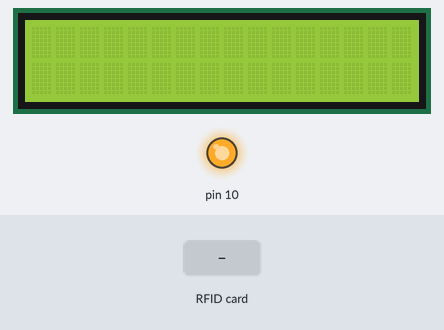
A sketch run on a simulated Arduino Uno, built with avr-gcc and run on an emulated ATmega328P. Parts: 16×2 character LCD, output pins drawn as LEDs (lit = HIGH). Inputs (shaded band) come from the test bench. What the sketch prints to the serial monitor is not drawn.

Above: at 1.3 s.
1.4 s: RFID card 32 F2 B8 1E held to the reader
At 1.57 s:
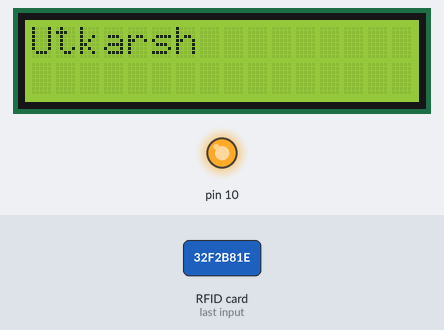
3.2 s: RFID card 5E 7A 19 C4 held to the reader
Timing chart, 0 to 6.2 s (numbered marks = the images above; inputs shaded):
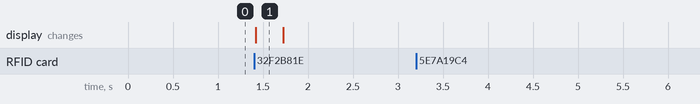

The sketch:

arduino_rfid_final.ino
```cpp
/*
    Created by TheCircuit
*/

//Amogh : 64 E9 D1 79
//Chinmay : 5C 75 19 79
//Sumedh : 95 A5 16 79
//Anshul : 7A 0D A7 49
//Shruti : A0 EF 8A 7C
#define SS_PIN 3 //D2
#define RST_PIN 2 //D1

#include <SPI.h>
#include <MFRC522.h>
#include <LiquidCrystal.h>
#include <SoftwareSerial.h>

const int rs = 9, en = 8, d4 = 4, d5 = 5, d6 = 6, d7 = 7;
LiquidCrystal lcd(rs, en, d4, d5, d6, d7);
SoftwareSerial Ms(A0, A1); //Rx Tx
MFRC522 mfrc522(SS_PIN, RST_PIN);   // Create MFRC522 instance.
String Name[6] = {"Utkarsh", "Amogh", "Chinmay", "Sumedh", "Anshul", "Shruti"};
//                    0         1        2        3         4       5
String Person = "";
String Key = "";
void setup()
{
  Ms.begin(9600);
  Serial.begin(9600);   // Initiate a serial communication
  SPI.begin();      // Initiate  SPI bus
  mfrc522.PCD_Init();   // Initiate MFRC522
  Serial.println("Connected");
  lcd.begin(16, 2);
}
void loop()
{
  // Look for new cards
  if ( ! mfrc522.PICC_IsNewCardPresent())
  {
    return;
  }
  // Select one of the cards
  if ( ! mfrc522.PICC_ReadCardSerial())
  {
    Serial.print('adh');
    return;
  }
  //Show UID on serial monitor
  Serial.println();
  Serial.print(" UID tag :");
  String content = "";
  byte letter;
  for (byte i = 0; i < mfrc522.uid.size; i++)
  {
    Serial.print(mfrc522.uid.uidByte[i] < 0x10 ? " 0" : " ");
    Serial.print(mfrc522.uid.uidByte[i], HEX);
    content.concat(String(mfrc522.uid.uidByte[i] < 0x10 ? " 0" : " "));
    content.concat(String(mfrc522.uid.uidByte[i], HEX));
  }
  content.toUpperCase();
  Serial.println();
  /*
    Key = content.substring(1);
    for(int i = 0; i < 11; i++)
    {
    Ms.write(Key[i]);
    }
  */

  if (content.substring(1) == "32 F2 B8 1E") //change UID of the card that you want to give access
  {
    //Utkarsh
    Serial.println(" Access Granted ");
    Person = Name[0];
    Serial.println(Person);
    lcd.print(Person);
    Serial.println();
    /*if(Ms.available()>0)
    {
    Ms.flush();
    Ms.write("Hello");
    Serial.println("Done");
    }*/
    delay(300);
  }
  else   {
    Serial.println(" Access Denied ");
    delay(300);
  }
  lcd.clear();
}
```

Measured:
- after the input at 1.4 s, the display: changes at once (image 1)
- after the input at 3.2 s, every drawn part: stays the same
